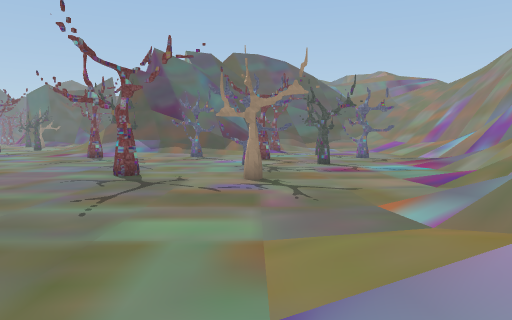
[1] (above)

22 first-person views from a walk through a scene from a Unity 3-D project. The camera is 1.2 m above the floor, tilts 4° down and sees 70° across. The floor is counted in squares, 2 m on a side. Each view is taken from the middle of a square. On the plan, view 1 faces up. The plan holds only what a view shows up to about 10 squares ahead; the rest is blank. The place goes on beyond the plan. Some animated figures are left out. Some surface patterns are stand-ins.

[2]
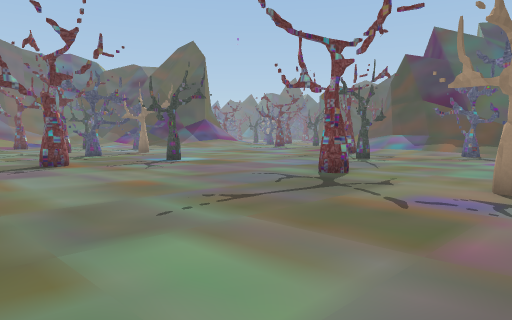

[3]
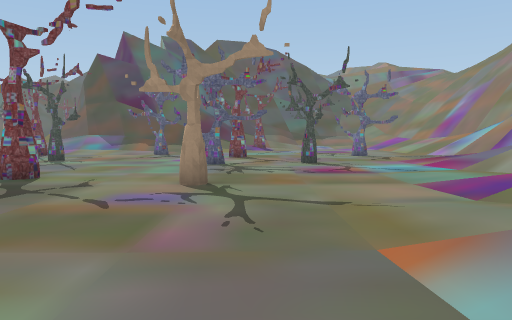

[4]
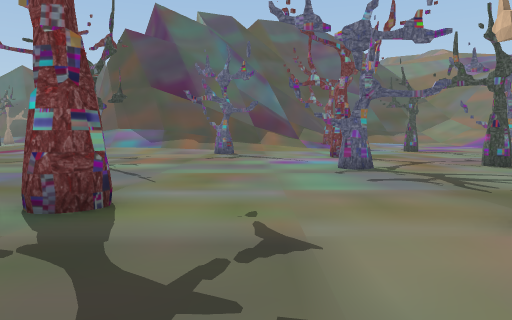

[5]
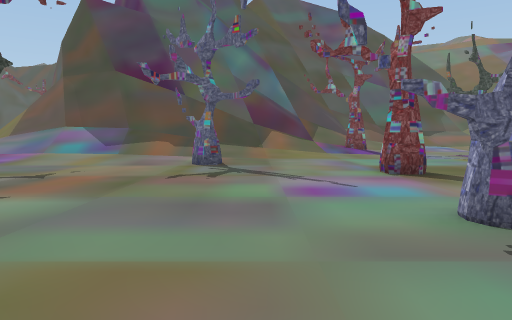

[6]
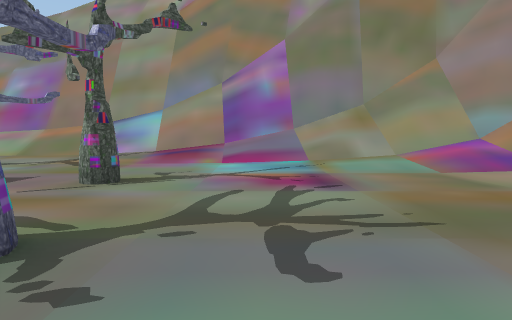

[7]
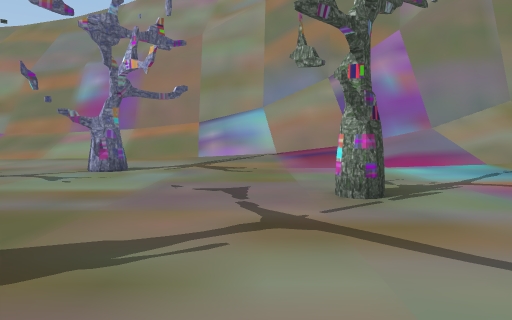

[8]
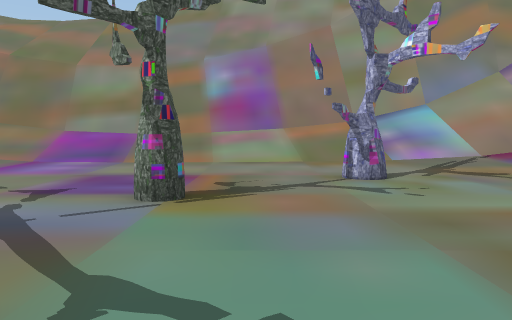

[9]
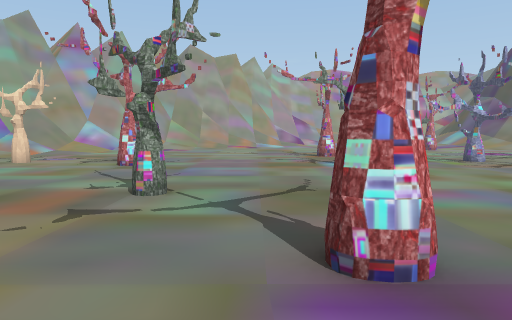

[10]
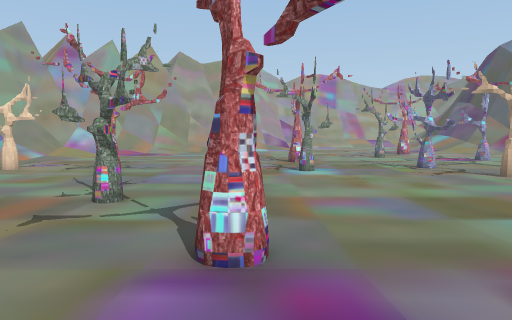

[11]
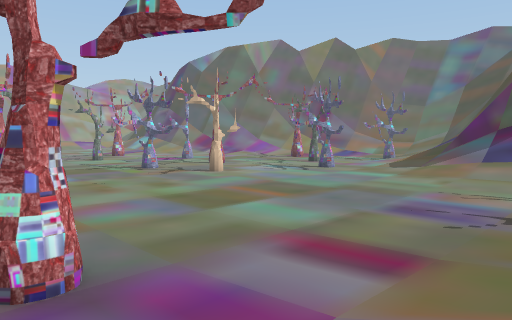

[12]
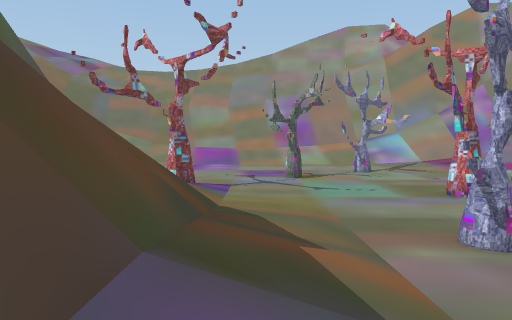

[13]
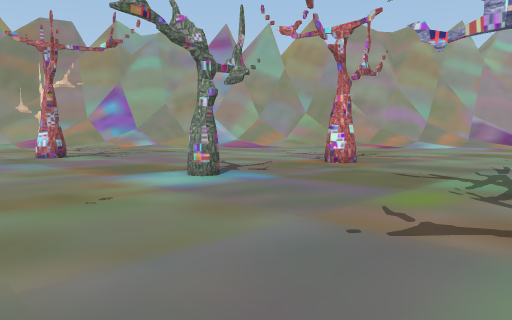

[14]
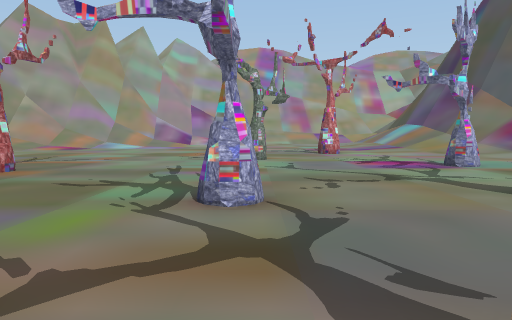

[15]
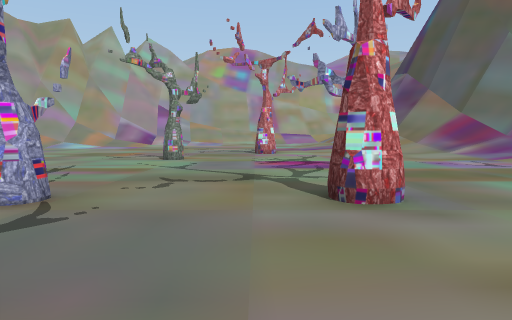

[16]
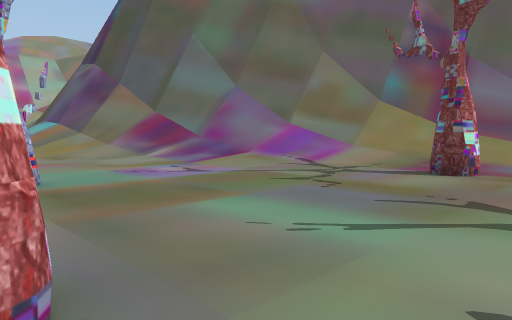

[17]
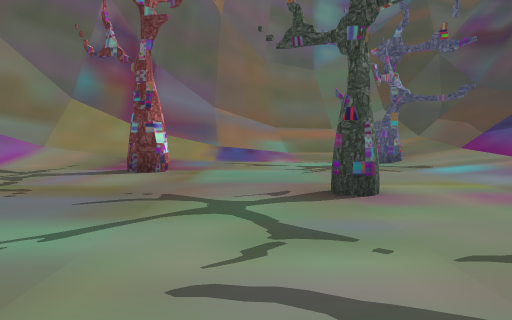

[18]
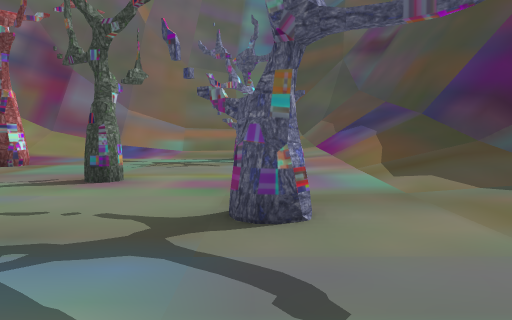

[19]
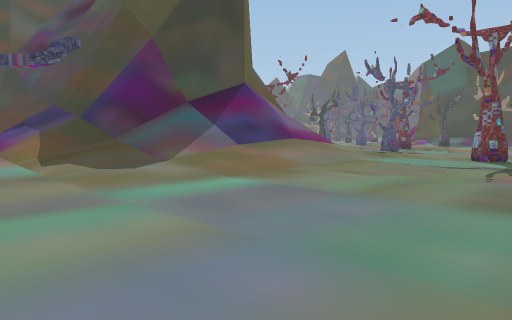

[20]
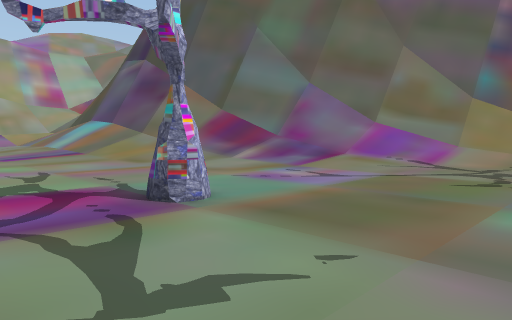

[21]
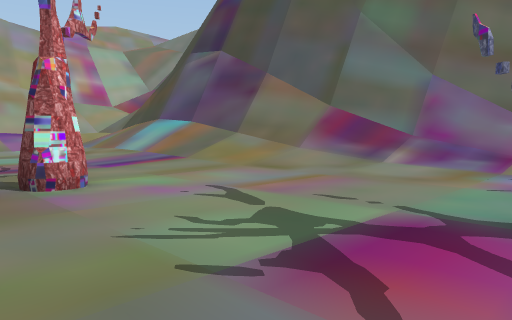

[22]
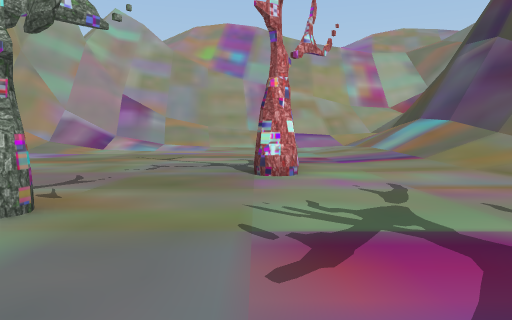

### Floor plan
Key: @ floor where view 1 was taken; # wall or solid block; . floor; / step, stairs or slope; = window, fence, low wall or low ledge; O other object.
Columns run from 27 left of view 1 to 9 right of it. Each row starts with its distance up from view 1.
 22         //..         #=//////......//
 21        ///...    //////////......../#
 20      #////......./////////.....O.../#
 19      #////..........///............/#
 18      #////.........#....O.......O../#
 17 ######////.................#....O../#
 16 /////////.........................///
 15 ////////..............O...........///
 14 //////........................O..////
 13   O//...O..................O.....///#
 12 //.......... ....................//##
 11 //....O.....O....................//#
 10 //...............O.....#........///#
  9 ///.......#..O.............O...////#
  8 ///.#........O.................//#/#
  7 #//..........................////###
  6 #///.............#.........../// #
  5 #////....O...................//
  4 ##////......................///
  3  ##///.......O......     ..///
  2   ##///.............     .///
  1   ##///........            //
  0    ##///...#....           @
 -1     ##//........
 -2     ##//.........
 -3      #///........
 -4      #///........

Positions as (right, up) in squares from view 1, and headings:
1: (0, 0), facing up
2: (1, 3), facing up-left
3: (1, 3), facing up
4: (-2, 7), facing up
5: (-2, 11), facing up
6: (-2, 12), facing right
7: (-1, 15), facing right
8: (0, 19), facing right
9: (-7, 20), facing down
10: (-8, 21), facing down
11: (-7, 21), facing down-left
12: (-7, 21), facing right
13: (-14, 13), facing down-right
14: (-14, 12), facing down
15: (-16, 12), facing down
16: (-17, 10), facing down-left
17: (-17, 10), facing left
18: (-16, 13), facing left
19: (-14, 13), facing up-left
20: (-16, 8), facing down-left
21: (-15, 5), facing down-left
22: (-16, 6), facing down
